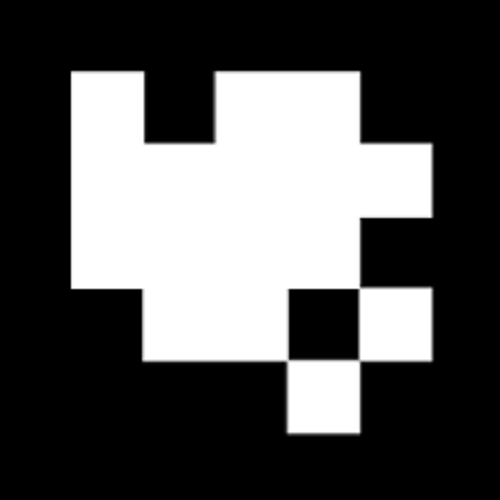
%> input picture 10.png, 500 x 500 px
$ octave edge_finding.m   (GNU Octave 9; MATLAB toolbox functions it lacks are replaced by stand-ins)
%> lines starting %> are read from the running program, lines starting %| are printed output that depends on the picture; in (x1, y1, x2, y2) boxes, pixels count from 0 and x2, y2 are one past the last pixel; in counts of white or black regions, pixels touching at a corner belong together; the program's own positions count from 1


% [4 lines of commented-out code are left out]
I = rgb2gray(imread('10.png'));
%> I: size 500x500 uint8; min 0, max 255, mean 86.2
I = im2bw(I,0.5);
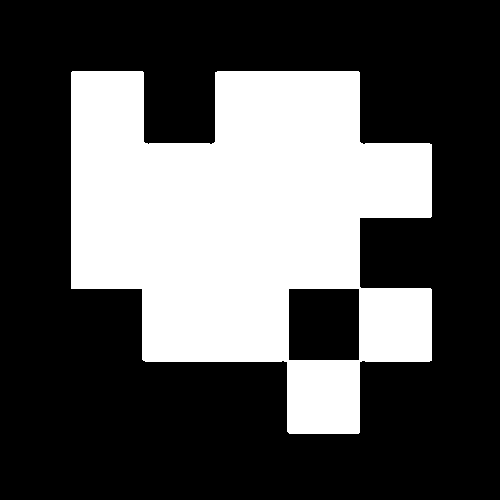
%> I: size 500x500 logical; 33.9% white; 1 white region, box (x1, y1, x2, y2) and area: (71, 71, 432, 434) 84793

BW1 = edge(I,'Canny');
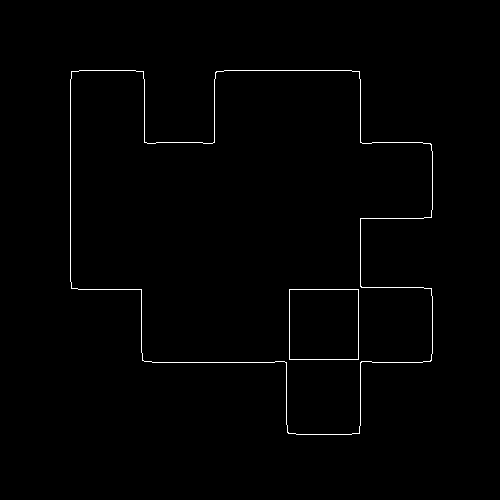
%> BW1: size 500x500 logical; 0.8% white in thin lines or dots, all inside (x1, y1, x2, y2) = (70, 70, 433, 435)
BW2 = edge(I,'Prewitt');
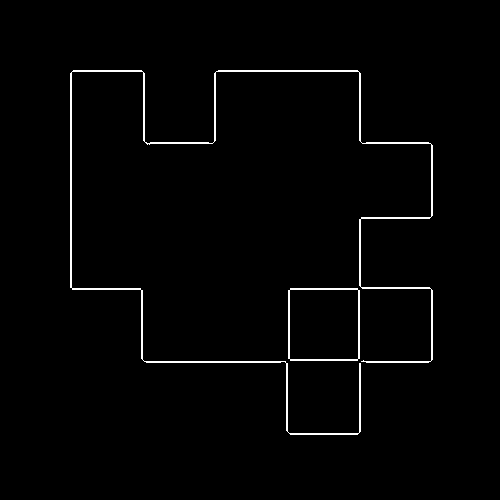
%> BW2: size 500x500 logical; 1.6% white in thin lines or dots, all inside (x1, y1, x2, y2) = (70, 70, 433, 435)
BW3 = edge(I,'Roberts');
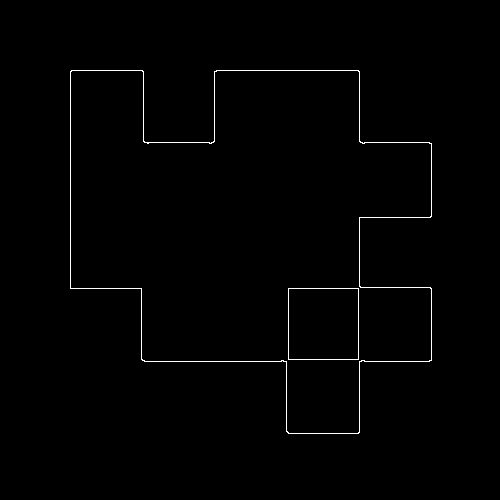
%> BW3: size 500x500 logical; 0.81% white in thin lines or dots, all inside (x1, y1, x2, y2) = (70, 70, 432, 434)
BW4 = edge(I,'Sobel');

figure;
imshow(I);

% edge detection
figure ;
subplot(2,2,1);
imshow(BW1);
title('Canny');
subplot(2,2,2);
imshow(BW2);
title('prewitt');
subplot(2,2,3);
imshow(BW3);
title('roberts');
subplot(2,2,4);
imshow(BW4);
title('sobel');

%fill the holes ;

F1 = imfill(BW1,'holes');
%> F1: size 500x500 logical; 36.5% white; 1 white region, box (x1, y1, x2, y2) and area: (70, 70, 433, 435) 91264
F2 = imfill(BW2,'holes');
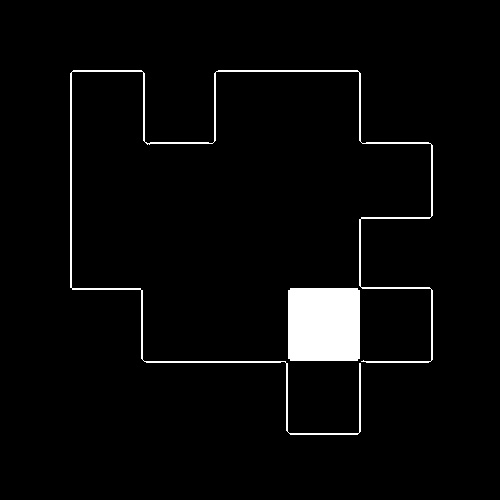
%> F2: size 500x500 logical; 3.4% white; 2 white regions, box (x1, y1, x2, y2) and area: (288, 288, 360, 361) 5240, (70, 70, 433, 435) 3335
F3 = imfill(BW3,'holes');
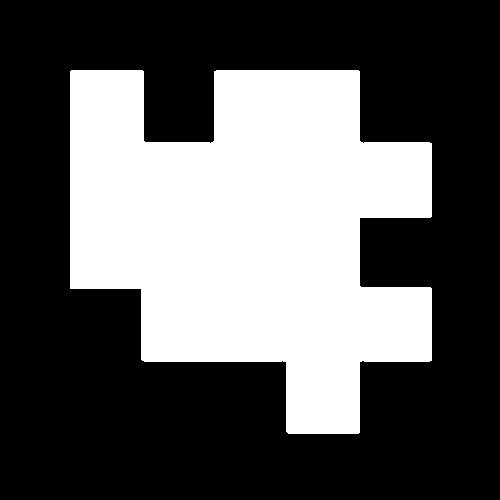
%> F3: size 500x500 logical; 36.3% white; 1 white region, box (x1, y1, x2, y2) and area: (70, 70, 432, 434) 90637
F4 = imfill(BW4,'holes');
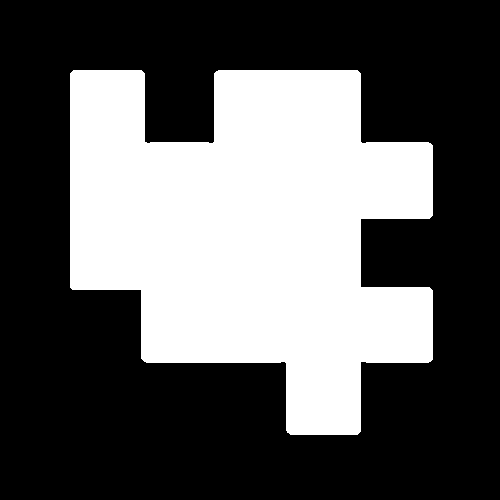
%> F4: size 500x500 logical; 36.6% white; 1 white region, box (x1, y1, x2, y2) and area: (70, 70, 433, 435) 91428

figure ;
subplot(2,2,1);
imshow(F1);
title('Canny');
subplot(2,2,2);
imshow(F2);
title('prewitt');
subplot(2,2,3);
imshow(F3);
title('roberts');
subplot(2,2,4);
imshow(F4);
title('sobel');

% image region analyzer
